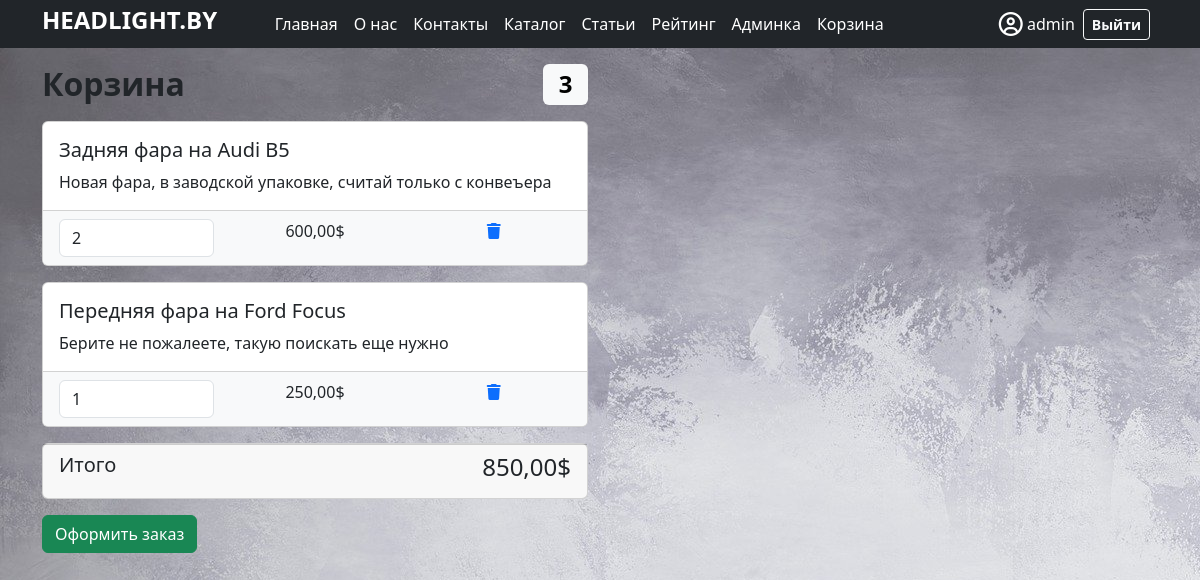
/basket (signed in), run on the app's committed database.
### dj_app/models.py (models this page shows, shortened)
class User(AbstractUser):
    image = models.ImageField(upload_to='user_img', null=True, blank=True, verbose_name="Добавить изображение")
    is_verified_email = models.BooleanField(default=False)

class Basket(models.Model):
    user = models.ForeignKey(User, on_delete=models.CASCADE, verbose_name="Пользователь")
    product = models.ForeignKey(Product, on_delete=models.CASCADE, verbose_name="Товар")
    quantity = models.PositiveSmallIntegerField(default=0, verbose_name="Количество")
    created_timestamp = models.DateTimeField(auto_now_add=True)
    objects = BasketQuerySet.as_manager()
    def sum(self):
        return self.product.price * self.quantity
    class Meta:
        verbose_name = "Корзина"  # Название модели в ед.числе
        verbose_name_plural = "Корзины"  # Название модели в мнж.числе
        ordering = ["product"]  # Сортировка по полю (если с "-" то в обратном порядке)

class Product(models.Model):
    company = models.ForeignKey(Company, null=True, on_delete=models.CASCADE, help_text="Выберите компанию", verbose_name="Компания")  # Связывающее поле
    slug = models.SlugField(max_length=200, db_index=True, blank=True, verbose_name="url")
    title = models.CharField(max_length=200, help_text="Введите название товара", verbose_name="Название товара")
    summary = models.TextField(max_length=1000, help_text="Введите описание товара", verbose_name="Описание товара")
    product_code = models.IntegerField(null=True, help_text="Введите код товара", verbose_name="Код товара")
    manufacturer = models.ForeignKey(Country, null=True, on_delete=models.CASCADE, max_length=20, help_text="Введите страну производителя", verbose_name="Страна производителя")
    price = models.DecimalField(null=True, max_digits=5, decimal_places=2, help_text="Введите цену товара", verbose_name="Цена товара")
    quantity = models.PositiveIntegerField(default=0, help_text="Введите количество товара", verbose_name="Количество товара")
    category = models.ForeignKey(GroupProduct, related_name='products', null=True, on_delete=models.CASCADE, help_text="Выберите вид (категорию) товара", verbose_name="Вид (категория) товара")
    side = models.ForeignKey(Side, null=True, on_delete=models.CASCADE, help_text="Выберите сторону", verbose_name="Сторона")
    image = models.ImageField(upload_to='products/%Y/%m/%d', null=True, blank=True, verbose_name="Добавить изображение")
    available = models.BooleanField(default=True)
    objects = models.Model
    class Meta:
        verbose_name = "Продукт"  # Название модели в ед.числе
        verbose_name_plural = "Продукты"  # Название модели в мнж.числе
        ordering = ["title"]  # Сортировка по полю (если с "-" то в обратном порядке)
        index_together = (('id', 'slug'),)

### dj_app/views.py (the view)
# urls.py: path('basket', views.basket, name="basket"),  # Маршрут: Корзина товаров
def basket(request):
    baskets = Basket.objects.filter(user=request.user)  # забираю нужные значения по корзине из модели
    total_sum = 0
    total_quantity = 0
    for basket in baskets:
        total_sum += basket.sum()
        total_quantity += basket.quantity
    context = {"baskets": baskets, "total_sum": total_sum, "total_quantity": total_quantity}
    return render(request, "basket.html", context=context)

### dj_app/context_processors.py (called while the page is built)
def baskets(request):
    user = request.user
    return {'baskets': Basket.objects.filter(user=user) if user.is_authenticated else []}

### dj_app/models.py (called while the page is built)
    def total_sum(self):
        return sum(basket.sum() for basket in self)

    def total_quantity(self):
        return sum(basket.quantity for basket in self)

### templates/basket.html (shortened to what this page needs)
{% extends "base.html" %}
{% load static %}
{% block body %}
{% if baskets %}
<div class="container">
    <div class="row">
        <div class="col-lg-6">
            <h2 class="mt-3 mb-3 d-flex justify-content-between align-items-center mb-3">
                <b>Корзина</b><span class="badge text-bg-light">{{ baskets.total_quantity }}</span>
            </h2>
            {% for basket in baskets %}
                <div class="card mb-3">
                    <div class="card-body">
                        <h5 class="card-title">{{ basket.product.title }}</h5>
                        <p class="card-text">{{ basket.product.summary }}</p>
                    </div>
                    <ul class="list-group list-group-flush">
                        <li class="list-group-item bg-light">
                            <div class="row text-center">
                                <div class="col-lg-4">
                                    <input name="basketID" type="number" class="form-control"
                                           value="{{ basket.quantity }}" min="0">
                                </div>
                                <div class="col-lg-4">{{ basket.sum }}$</div>
                                <div class="col-lg-4">
                                    <a href="{% url 'delete_basket' basket.id %}">
                                        <i class="fas fa-trash"></i>
                                    </a>
                                </div>
                            </div>
                        </li>
                    </ul>
                </div>
            {% endfor %}
            <div class="card mb-3">
                <div class="card-footer d-flex justify-content-between">
                    <h5 class="float-left">Итого</h5>
                    <h4 class="float-right">{{ baskets.total_sum }}$</h4>
                </div>
            </div>
            <a class="btn btn-success float-right" href="{% url 'order_create' %}">Оформить заказ</a>
        {% else %}
            <h2 class="mt-3 mb-3 text-center">Корзина пуста, поскорее закидывай что-нибудь сюда)</h2>
        </div>
    </div>
</div>
{% endif %}
{% endblock %}

### templates/base.html (shortened to what this page needs)
<!DOCTYPE html>
{% load static %}
<html lang="ru">
<head>
    <link href="{% static 'style.css' %}" rel="stylesheet">
    <link href="https://cdn.jsdelivr.net/npm/bootstrap@5.3.0-alpha1/dist/css/bootstrap.min.css" rel="stylesheet">
    <link rel="stylesheet" href="https://cdn.jsdelivr.net/npm/@fortawesome/fontawesome-free@6.2.1/css/fontawesome.min.css">
</head>
<body background="{% static 'img/fone.jpg' no-repeat; %}">
<header class="p-1 bg-dark text-white sticky-top">
    <div class="container">
        <div class="d-flex flex-wrap align-items-center justify-content-center justify-content-lg-start">
            <a href="/" class="d-flex align-items-center mb-2 mb-lg-0 text-white text-decoration-none">
                <span class="fs-3 text-white"><h4><b>HEADLIGHT.BY</b></h4></span>
            </a>
            {% if user.is_authenticated %}
            <ul class="nav col-12 col-lg-auto mx-lg-auto mb-2 justify-content-center mb-md-0">
                <li><a href="{% url 'index' %}" class="nav-link px-2 text-white">Главная</a></li>
                <li><a href="{% url 'about' %}" class="nav-link px-2 text-white">О нас</a></li>
                <li><a href="{% url 'contacts' %}" class="nav-link px-2 text-white">Контакты</a></li>
                <li><a href="{% url 'products' %}" class="nav-link px-2 text-white">Каталог</a></li>
                <li><a href="{% url 'articles' %}" class="nav-link px-2 text-white">Статьи</a></li>
                <li><a href="{% url 'rating' %}" class="nav-link px-2 text-white">Рейтинг</a></li>
                {% if user.is_superuser %}
                <li><a href="admin/" class="nav-link px-2 text-white">Админка</a></li>
                {% endif %}
                <li><a href="{% url 'basket' %}" class="nav-link px-2 text-white">Корзина</a></li>
            </ul>
            <ul class="nav col-12 col-lg-auto ms-lg-auto mb-2 justify-content-center mb-md-0">
                <li><a href="{% url 'profile' %}" class="nav-link px-2 text-white"><i class="fa-regular fa-circle-user fa-xl"></i> {{ user.get_username }}</a></li>
            </ul>
            {% endif %}
            <div class="text-end">
                {% if user.is_authenticated %}
                    <a href="/logout"><button type="button" class="btn btn-outline-light btn-sm me-2"><b>Выйти</b></button></a>
                {% else %}
                    <a href="/login?next={{ request.path }}"><button type="button" class="btn btn-outline-light btn-sm me-2"><b>Войти</b></button></a>
                    <a href="{% url 'registration' %}"><button type="button" class="btn btn-warning btn-sm"><b>Зарегистрироваться</b></button></a>
                {% endif %}
            </div>
        </div>
    </div>
</header>
{% block body %}{% endblock body %}
</body>
</html>

### data on the page
User: get_username "admin"
Basket: total_quantity "3", product "Задняя фара на Audi B5", product.summary "Новая фара, в заводской упаковке, считай только с конвеъера", basketID "2", sum "600,00", total_sum "850,00"
Basket: product "Передняя фара на Ford Focus", product.summary "Берите не пожалеете, такую поискать еще нужно", basketID "1", sum "250,00"
